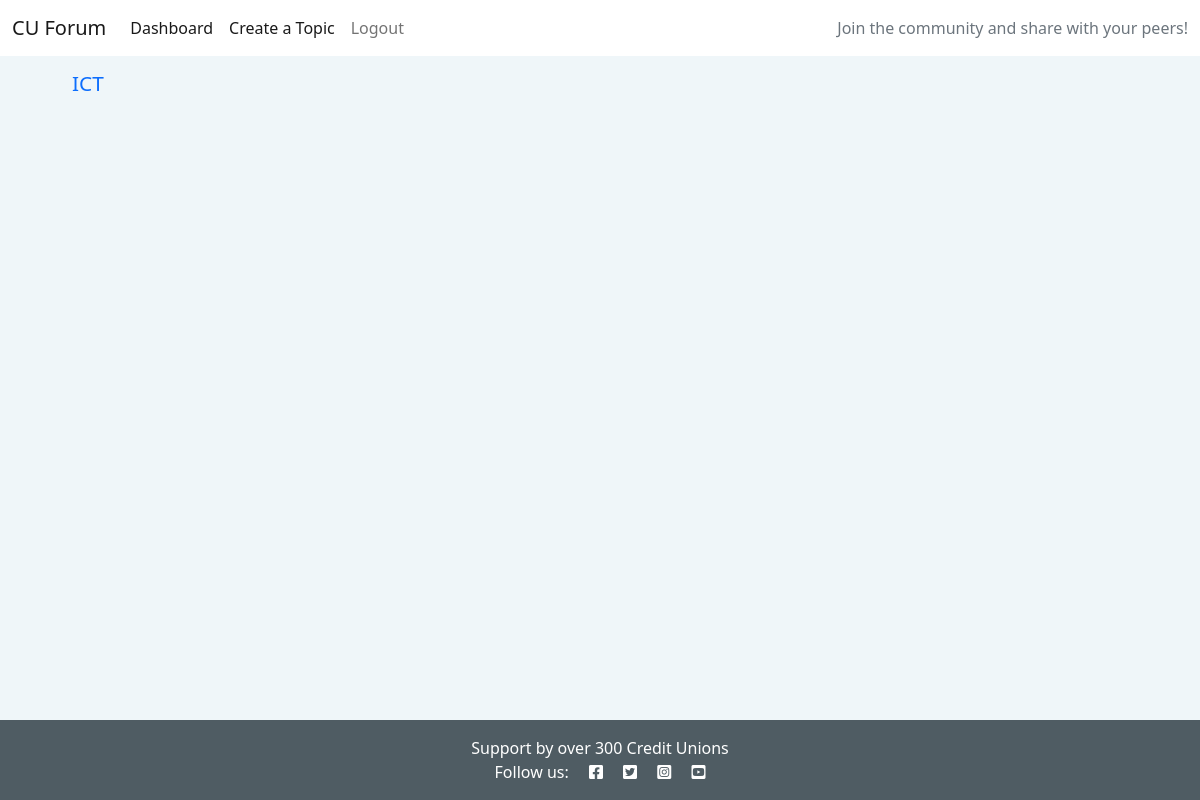
The page /categories/1/ (signed in) on the database as committed earlier.
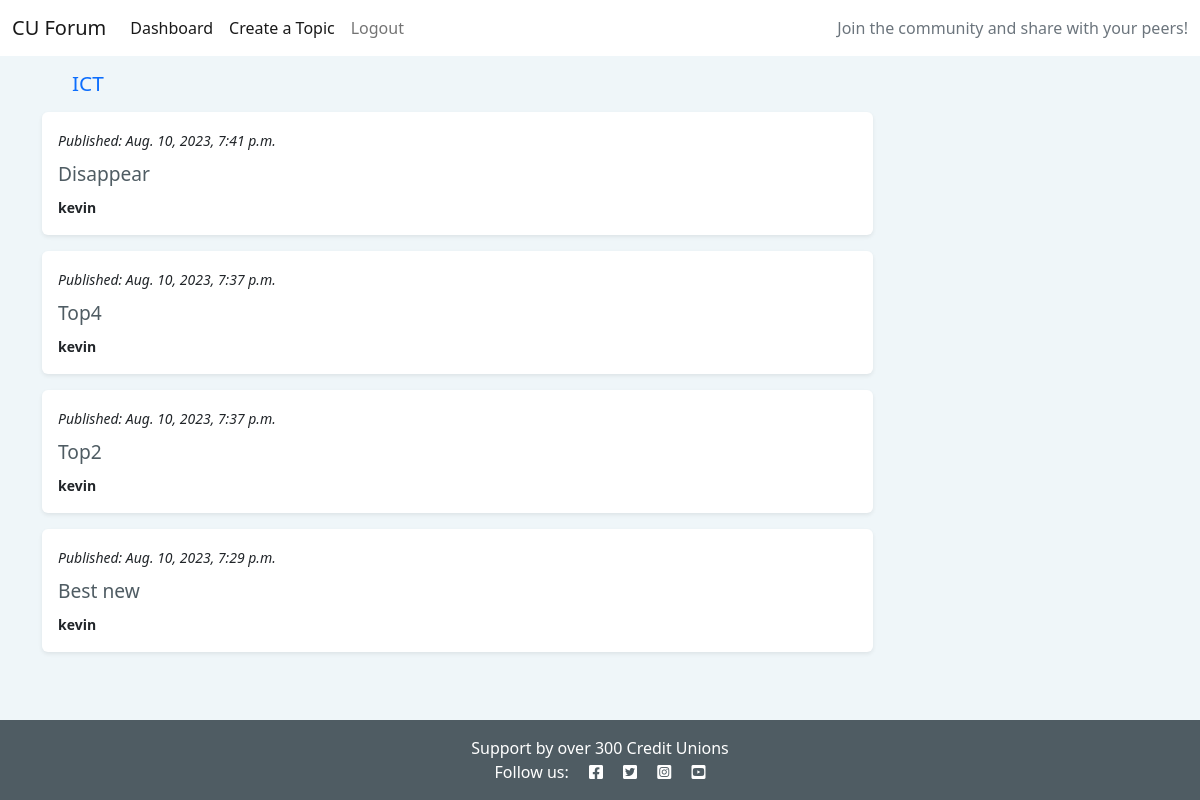
The same page on the database as committed later.
### socialapp/models.py (models this page shows, shortened)
class TopicCategory(models.Model):
    name = models.CharField(max_length=200)
    class Meta:
        ordering = ["name"]
        verbose_name_plural = "Topic Categories"

class Topic(models.Model):
    category = models.ForeignKey(
        TopicCategory,
        related_name="categories",
        on_delete=models.CASCADE)
    creator = models.ForeignKey(User, on_delete=models.CASCADE)
    title = models.CharField(max_length=250, unique=True)
    summary = models.TextField(max_length=500, blank=True)
    created_on = models.DateTimeField(auto_now_add=True)
    updated = models.DateTimeField(auto_now=True)
    slug = models.SlugField(max_length=250, unique=True)
    likes = models.ManyToManyField(User, related_name='topic_like', blank=True)
    topic_trending = models.BooleanField(default=False)
    class Meta:
        ordering = ["-created_on"]
        verbose_name_plural = "Topics"

### socialapp/views.py (the view)
# urls.py: path('categories/<int:pk>/', selected_category_view, name="category-view"),
@login_required(login_url='/')
def selected_category_view(request, pk):
    chosen_category = TopicCategory.objects.get(id=pk)
    category_topics = Topic.objects.filter(category=chosen_category)
    context = {
        'chosen_category': chosen_category,
        'category_topics': category_topics,
    }
    return render(request, 'category_detail.html', context)

### templates/category_detail.html (shortened to what this page needs)
{% extends 'base.html' %}
{% load crispy_forms_tags %}
{% block content %}
<div class="container">
    <div class="row">
        <div class="col-sm-9">
            <div><h2 class="headline">{{chosen_category.name}}</h2></div>
            {% for i in category_topics %}
            <div class="my-3 p-3 bg-body rounded shadow-sm">
                <small class="mb-0"><i>Published: {{i.created_on}}</i></small>
                <h4><a href="{% url 'topic_item' i.slug %}">{{i.title }}</a></h4>
                <small class="mb-0"><strong>{{i.creator}}</strong></small>
            </div>
            {% endfor %}
        </div>
    </div>
</div>
{% endblock %}

### templates/base.html (shortened to what this page needs)
{% load static %}
<!DOCTYPE html>
<html class="h-100" lang="en">
<head>
    <link rel="stylesheet" href="https://cdnjs.cloudflare.com/ajax/libs/font-awesome/5.15.3/css/all.min.css">
    <link href="https://cdn.jsdelivr.net/npm/bootstrap@5.2.3/dist/css/bootstrap.min.css" rel="stylesheet">
    <link rel="stylesheet" href="{% static 'css/style.css' %}">
</head>
<body class="d-flex flex-column h-100 main-bg">
    <nav class="navbar navbar-expand-lg navbar-light bg-white">
        <div class="container-fluid">
            <a class="navbar-brand" href="/"><span>CU Forum</span></a>
            <div class="collapse navbar-collapse" id="navbarText">
                <ul class="navbar-nav me-auto mb-2 mb-lg-0">
                    {% if user.is_authenticated %}
                    <li class="nav-item">
                        <a class="nav-link active" aria-current="page" href="{% url 'dashboard' %}">Dashboard</a>
                    </li>
                    <li class="nav-item">
                        <a class="nav-link active" aria-current="page" href="{% url 'create-topic' %}">Create a Topic</a>
                    </li>
                    <li class="nav-item">
                        <a class="nav-link" href="{% url 'account_logout' %}">Logout</a>
                    </li>
                    {% elif user.is_superuser %}
                    <li class="nav-item">
                        <a class="nav-link" href="{% url 'account_signup' %}">Register</a>
                    </li>
                    {% else %}
                    <li class="nav-item">
                        <a class="nav-link" href="{% url 'account_login' %}">Login</a>
                    </li>
                    {% endif %}
                </ul>
                <span class="navbar-text text-muted">
                    Join the community and share with your peers!
                </span>
            </div>
        </div>
    </nav>
    <main class="flex-shrink-0 main-bg">
        {% block content %}
        {% endblock content %}
    </main>
    <footer class="footer mt-auto py-3">
        <p class="m-0 text-center text-white">Support by over 300 Credit Unions</p>
        <p class="m-0 text-center text-white">Follow us: <i class="fab fa-facebook-square ms-3"></i>
            <i class="fab fa-twitter-square ms-3"></i>
            <i class="fab fa-instagram-square ms-3"></i>
            <i class="fab fa-youtube-square ms-3"></i></p>
    </footer>
</body>
</html>

### static/css/style.css (style rules this page uses)
body { background-color:#b3d2e233; }
footer { background-color: #4F5C63; }
h4 { font-size:1.2em; margin:10px 0px; }
h4 a { color:#4F5C63; }
a:link { text-decoration:none; }
h2 { font-size:1.3em; color:#4F5C63; margin:15px 30px; }
.headline { color:#0d6efd }

Rows that differ between the two databases and show on the page:
added Topic: created_on "Aug. 10, 2023, 7:41 p.m.", title "Disappear", creator "kevin"
added Topic: created_on "Aug. 10, 2023, 7:37 p.m.", title "Top4", creator "kevin"
added Topic: created_on "Aug. 10, 2023, 7:37 p.m.", title "Top2", creator "kevin"
added Topic: created_on "Aug. 10, 2023, 7:29 p.m.", title "Best new", creator "kevin"
